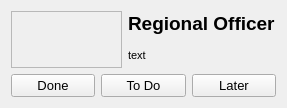
<?xml version="1.0" encoding="UTF-8"?>
<ui version="4.0">
 <class>notificationtop_template</class>
 <widget class="QWidget" name="notificationtop_template">
  <property name="geometry">
   <rect>
    <x>0</x>
    <y>0</y>
    <width>287</width>
    <height>108</height>
   </rect>
  </property>
  <property name="font">
   <font>
    <pointsize>10</pointsize>
   </font>
  </property>
  <property name="windowTitle">
   <string>Form</string>
  </property>
  <layout class="QGridLayout" name="gridLayout_2">
   <item row="1" column="0">
    <layout class="QHBoxLayout" name="horizontalLayout">
     <item>
      <widget class="QPushButton" name="notificationtop_done_button">
       <property name="text">
        <string>Done</string>
       </property>
      </widget>
     </item>
     <item>
      <widget class="QPushButton" name="notificationtop_todo_button">
       <property name="text">
        <string>To Do</string>
       </property>
      </widget>
     </item>
     <item>
      <widget class="QPushButton" name="notificationtop_later_button">
       <property name="styleSheet">
        <string notr="true"/>
       </property>
       <property name="text">
        <string>Later</string>
       </property>
      </widget>
     </item>
    </layout>
   </item>
   <item row="0" column="0">
    <layout class="QGridLayout" name="gridLayout">
     <item row="0" column="2">
      <widget class="QLabel" name="label">
       <property name="text">
        <string>&lt;html&gt;&lt;head/&gt;&lt;body&gt;&lt;p&gt;&lt;span style=&quot; font-size:14pt; font-weight:600;&quot;&gt;Regional Officer&lt;/span&gt;&lt;/p&gt;&lt;/body&gt;&lt;/html&gt;</string>
       </property>
      </widget>
     </item>
     <item row="0" column="0" rowspan="2">
      <widget class="QFrame" name="notificationtop_image_frame">
       <property name="styleSheet">
        <string notr="true">border-image:url(:/images/region.png);</string>
       </property>
       <property name="frameShape">
        <enum>QFrame::StyledPanel</enum>
       </property>
       <property name="frameShadow">
        <enum>QFrame::Raised</enum>
       </property>
      </widget>
     </item>
     <item row="1" column="2">
      <widget class="QLabel" name="notificationtop_message_label">
       <property name="font">
        <font>
         <pointsize>8</pointsize>
        </font>
       </property>
       <property name="text">
        <string>text</string>
       </property>
       <property name="wordWrap">
        <bool>false</bool>
       </property>
      </widget>
     </item>
    </layout>
   </item>
  </layout>
 </widget>
 <resources>
  <include location="resources.qrc"/>
 </resources>
 <connections/>
</ui>
